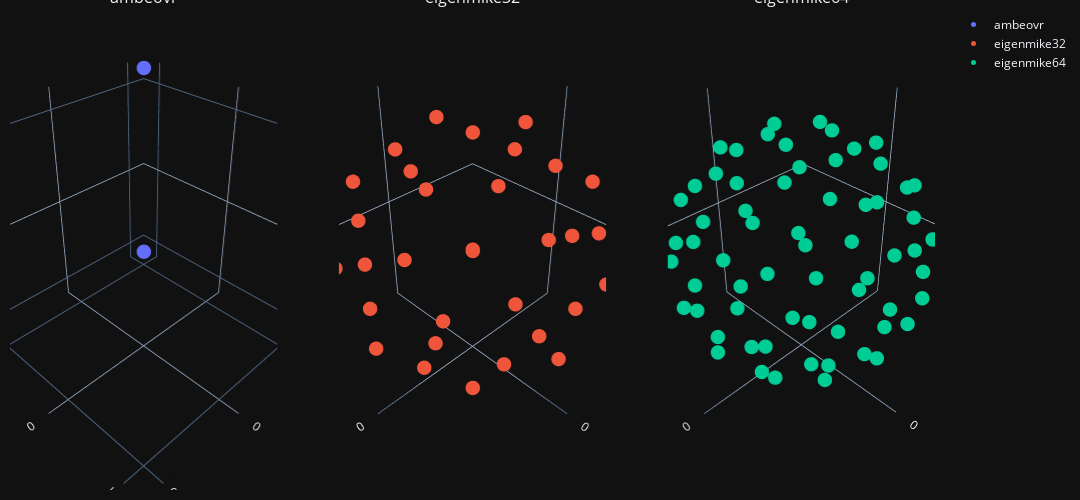

Here is the notebook cell this chart was saved with:
### Markdown cell above
## Visualise arrays

In this final cell, we'll visualise the capsule layouts of two microphones (AmbeoVR/Eigenmike32) using `plotly`.

### Code cell
arrays = [
    AmbeoVR(),
    Eigenmike32(),
    Eigenmike64()
]
fig = make_subplots(
    rows=1, 
    cols=len(arrays),
    specs=[
        [{"type": "scene"} for _ in range(len(arrays))],
    ],
    subplot_titles=[a.name for a in arrays]
)
fig.update_layout(
    width=360 * len(arrays),
    height=500,
    autosize=False,
    margin=dict(
        l=10,
        r=10,
        b=10,
        t=10,
    ),
)
for (mic_x, mic_y), mic_array in zip([(1, i + 1) for i in range(len(arrays))], arrays):
    df = pd.DataFrame(mic_array.coordinates_cartesian, columns=["x", "y", "z"])
    fig.add_trace(
        go.Scatter3d(
            x=df["x"],
            y=df["y"],
            z=df["z"],
            mode="markers",
            name=mic_array.name,
            marker_size=5,
            hovertext=mic_array.capsule_names
        ),
        row=mic_x,
        col=mic_y
    )
fig.show()
